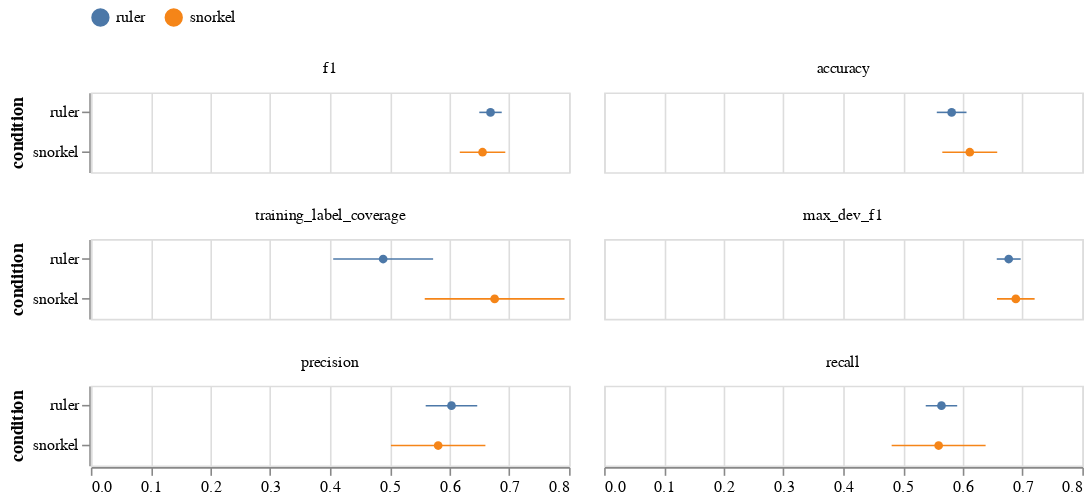

The notebook cell saved with this chart:
### Code cell
W = 300
H = 50
error_bars = alt.Chart(dt_bm_small).mark_errorbar(extent='stderr').encode(
  x=alt.X('value:Q'),
  y=alt.Y('condition:N'),
  color=alt.Color('condition:N', sort=['ruler'])
).properties(width=W,height=H)

points = alt.Chart(dt_bm_small).mark_point(filled=True).encode(
  x=alt.X('value:Q', title=None, aggregate='mean', axis=alt.Axis(tickCount=10)),
  y=alt.Y('condition:N'),
  text=alt.Text('value:Q'),
  color=alt.Color('condition:N', sort=['ruler'], legend=alt.Legend(title=None, orient='top'))
).properties(width=W,height=H)

(error_bars + points).facet(
    facet= alt.Facet('metric:N', sort=['f1', 'accuracy', 'training_label_coverage', 'max_dev_f1'], title=None),
    columns=2
)

### Figure 1 — Vega-Lite specification as saved in the notebook (floating-point values rounded to 4 significant figures)
{"config": {"view": {"continuousWidth": 400, "continuousHeight": 300}}, "data": {"name": "data-277cd1406d98bcba4045d756263dfc50"}, "facet": {"type": "nominal", "field": "metric", "sort": ["f1", "accuracy", "training_label_coverage", "max_dev_f1"], "title": null}, "spec": {"layer": [{"mark": {"type": "errorbar", "extent": "stderr"}, "encoding": {"color": {"type": "nominal", "field": "condition", "sort": ["ruler"]}, "x": {"type": "quantitative", "field": "value"}, "y": {"type": "nominal", "field": "condition"}}, "height": 50, "width": 300}, {"mark": {"type": "point", "filled": true}, "encoding": {"color": {"type": "nominal", "field": "condition", "legend": {"orient": "top", "title": null}, "sort": ["ruler"]}, "text": {"type": "quantitative", "field": "value"}, "x": {"type": "quantitative", "aggregate": "mean", "axis": {"tickCount": 10}, "field": "value", "title": null}, "y": {"type": "nominal", "field": "condition"}}, "height": 50, "width": 300}]}, "columns": 2, "$schema": "https://vega.github.io/schema/vega-lite/v4.8.1.json", "datasets": {"data-277cd1406d98bcba4045d756263dfc50": [{"participant": "p4", "condition": "snorkel", "task": "sentiment", "dataset": "amazon", "metric": "accuracy", "value": 0.4838}, {"participant": "p4", "condition": "ruler", "task": "spam", "dataset": "youtube", "metric": "accuracy", "value": 0.5787}, {"participant": "p8", "condition": "ruler", "task": "sentiment", "dataset": "amazon", "metric": "accuracy", "value": 0.4825}, {"participant": "p8", "condition": "snorkel", "task": "spam", "dataset": "youtube", "metric": "accuracy", "value": 0.7893}, {"participant": "p2", "condition": "ruler", "task": "sentiment", "dataset": "amazon", "metric": "accuracy", "value": 0.5062}, {"participant": "p2", "condition": "snorkel", "task": "spam", "dataset": "youtube", "metric": "accuracy", "value": 0.6798}, {"participant": "p1", "condition": "ruler", "task": "sentiment", "dataset": "amazon", "metric": "accuracy", "value": 0.5887}, {"participant": "p1", "condition": "snorkel", "task": "spam", "dataset": "youtube", "metric": "accuracy", "value": 0.5281}, {"participant": "p3", "condition": "snorkel", "task": "sentiment", "dataset": "amazon", "metric": "accuracy", "value": 0.51}, {"participant": "p3", "condition": "ruler", "task": "spam", "dataset": "youtube", "metric": "accuracy", "value": 0.6124}, {"participant": "p7", "condition": "snorkel", "task": "sentiment", "dataset": "amazon", "metric": "accuracy", "value": 0.5}, {"participant": "p7", "condition": "ruler", "task": "spam", "dataset": "youtube", "metric": "accuracy", "value": 0.7107}, {"participant": "p0", "condition": "ruler", "task": "sentiment", "dataset": "amazon", "metric": "accuracy", "value": 0.4913}, {"participant": "p0", "condition": "snorkel", "task": "spam", "dataset": "youtube", "metric": "accuracy", "value": 0.5393}, {"participant": "p9", "condition": "snorkel", "task": "sentiment", "dataset": "amazon", "metric": "accuracy", "value": 0.515}, {"participant": "p9", "condition": "ruler", "task": "spam", "dataset": "youtube", "metric": "accuracy", "value": 0.6798}, {"participant": "p6", "condition": "ruler", "task": "sentiment", "dataset": "amazon", "metric": "accuracy", "value": 0.63}, {"participant": "p6", "condition": "snorkel", "task": "spam", "dataset": "youtube", "metric": "accuracy", "value": 0.9129}, {"participant": "p5", "condition": "snorkel", "task": "sentiment", "dataset": "amazon", "metric": "accuracy", "value": 0.6587}, {"participant": "p5", "condition": "ruler", "task": "spam", "dataset": "youtube", "metric": "accuracy", "value": 0.5337}, {"participant": "p4", "condition": "snorkel", "task": "sentiment", "dataset": "amazon", "metric": "f1", "value": 0.562}, {"participant": "p4", "condition": "ruler", "task": "spam", "dataset": "youtube", "metric": "f1", "value": 0.7137}, {"participant": "p8", "condition": "ruler", "task": "sentiment", "dataset": "amazon", "metric": "f1", "value": 0.623}, {"participant": "p8", "condition": "snorkel", "task": "spam", "dataset": "youtube", "metric": "f1", "value": 0.7649}, {"participant": "p2", "condition": "ruler", "task": "sentiment", "dataset": "amazon", "metric": "f1", "value": 0.6556}, {"participant": "p2", "condition": "snorkel", "task": "spam", "dataset": "youtube", "metric": "f1", "value": 0.6042}, {"participant": "p1", "condition": "ruler", "task": "sentiment", "dataset": "amazon", "metric": "f1", "value": 0.6365}, {"participant": "p1", "condition": "snorkel", "task": "spam", "dataset": "youtube", "metric": "f1", "value": 0.5962}, {"participant": "p3", "condition": "snorkel", "task": "sentiment", "dataset": "amazon", "metric": "f1", "value": 0.5654}, {"participant": "p3", "condition": "ruler", "task": "spam", "dataset": "youtube", "metric": "f1", "value": 0.7262}, {"participant": "p7", "condition": "snorkel", "task": "sentiment", "dataset": "amazon", "metric": "f1", "value": 0.5}, {"participant": "p7", "condition": "ruler", "task": "spam", "dataset": "youtube", "metric": "f1", "value": 0.7366}, {"participant": "p0", "condition": "ruler", "task": "sentiment", "dataset": "amazon", "metric": "f1", "value": 0.6476}, {"participant": "p0", "condition": "snorkel", "task": "spam", "dataset": "youtube", "metric": "f1", "value": 0.6996}, {"participant": "p9", "condition": "snorkel", "task": "sentiment", "dataset": "amazon", "metric": "f1", "value": 0.6492}, {"participant": "p9", "condition": "ruler", "task": "spam", "dataset": "youtube", "metric": "f1", "value": 0.7077}, {"participant": "p6", "condition": "ruler", "task": "sentiment", "dataset": "amazon", "metric": "f1", "value": 0.5432}, {"participant": "p6", "condition": "snorkel", "task": "spam", "dataset": "youtube", "metric": "f1", "value": 0.9155}, {"participant": "p5", "condition": "snorkel", "task": "sentiment", "dataset": "amazon", "metric": "f1", "value": 0.6957}, {"participant": "p5", "condition": "ruler", "task": "spam", "dataset": "youtube", "metric": "f1", "value": 0.696}, {"participant": "p4", "condition": "snorkel", "task": "sentiment", "dataset": "amazon", "metric": "max_dev_f1", "value": 0.6534}, {"participant": "p4", "condition": "ruler", "task": "spam", "dataset": "youtube", "metric": "max_dev_f1", "value": 0.6326}, {"participant": "p8", "condition": "ruler", "task": "sentiment", "dataset": "amazon", "metric": "max_dev_f1", "value": 0.5882}, {"participant": "p8", "condition": "snorkel", "task": "spam", "dataset": "youtube", "metric": "max_dev_f1", "value": 0.6974}, {"participant": "p2", "condition": "ruler", "task": "sentiment", "dataset": "amazon", "metric": "max_dev_f1", "value": 0.6429}, {"participant": "p2", "condition": "snorkel", "task": "spam", "dataset": "youtube", "metric": "max_dev_f1", "value": 0.6919}, {"participant": "p1", "condition": "ruler", "task": "sentiment", "dataset": "amazon", "metric": "max_dev_f1", "value": 0.6449}, {"participant": "p1", "condition": "snorkel", "task": "spam", "dataset": "youtube", "metric": "max_dev_f1", "value": 0.6512}, {"participant": "p3", "condition": "snorkel", "task": "sentiment", "dataset": "amazon", "metric": "max_dev_f1", "value": 0.6395}, {"participant": "p3", "condition": "ruler", "task": "spam", "dataset": "youtube", "metric": "max_dev_f1", "value": 0.75}, {"participant": "p7", "condition": "snorkel", "task": "sentiment", "dataset": "amazon", "metric": "max_dev_f1", "value": 0.5657}, {"participant": "p7", "condition": "ruler", "task": "spam", "dataset": "youtube", "metric": "max_dev_f1", "value": 0.7512}, {"participant": "p0", "condition": "ruler", "task": "sentiment", "dataset": "amazon", "metric": "max_dev_f1", "value": 0.6148}, {"participant": "p0", "condition": "snorkel", "task": "spam", "dataset": "youtube", "metric": "max_dev_f1", "value": 0.6872}, {"participant": "p9", "condition": "snorkel", "task": "sentiment", "dataset": "amazon", "metric": "max_dev_f1", "value": 0.6483}, {"participant": "p9", "condition": "ruler", "task": "spam", "dataset": "youtube", "metric": "max_dev_f1", "value": 0.7699}, {"participant": "p6", "condition": "ruler", "task": "sentiment", "dataset": "amazon", "metric": "max_dev_f1", "value": 0.6727}, {"participant": "p6", "condition": "snorkel", "task": "spam", "dataset": "youtube", "metric": "max_dev_f1", "value": 0.9474}, {"participant": "p5", "condition": "snorkel", "task": "sentiment", "dataset": "amazon", "metric": "max_dev_f1", "value": 0.7054}, {"participant": "p5", "condition": "ruler", "task": "spam", "dataset": "youtube", "metric": "max_dev_f1", "value": 0.7013}, {"participant": "p4", "condition": "snorkel", "task": "sentiment", "dataset": "amazon", "metric": "precision", "value": 0.4923}, {"participant": "p4", "condition": "ruler", "task": "spam", "dataset": "youtube", "metric": "precision", "value": 0.6826}, {"participant": "p8", "condition": "ruler", "task": "sentiment", "dataset": "amazon", "metric": "precision", "value": 0.5018}, {"participant": "p8", "condition": "snorkel", "task": "spam", "dataset": "youtube", "metric": "precision", "value": 0.8215}, {"participant": "p2", "condition": "ruler", "task": "sentiment", "dataset": "amazon", "metric": "precision", "value": 0.6676}, {"participant": "p2", "condition": "snorkel", "task": "spam", "dataset": "youtube", "metric": "precision", "value": 0.7442}, {"participant": "p1", "condition": "ruler", "task": "sentiment", "dataset": "amazon", "metric": "precision", "value": 0.6081}, {"participant": "p1", "condition": "snorkel", "task": "spam", "dataset": "youtube", "metric": "precision", "value": 0.5177}, {"participant": "p3", "condition": "snorkel", "task": "sentiment", "dataset": "amazon", "metric": "precision", "value": 0.5197}, {"participant": "p3", "condition": "ruler", "task": "spam", "dataset": "youtube", "metric": "precision", "value": 0.6957}, {"participant": "p7", "condition": "snorkel", "task": "sentiment", "dataset": "amazon", "metric": "precision", "value": 0.0}, {"participant": "p7", "condition": "ruler", "task": "spam", "dataset": "youtube", "metric": "precision", "value": 0.7083}, {"participant": "p0", "condition": "ruler", "task": "sentiment", "dataset": "amazon", "metric": "precision", "value": 0.5987}, {"participant": "p0", "condition": "snorkel", "task": "spam", "dataset": "youtube", "metric": "precision", "value": 0.5189}, {"participant": "p9", "condition": "snorkel", "task": "sentiment", "dataset": "amazon", "metric": "precision", "value": 0.6011}, {"participant": "p9", "condition": "ruler", "task": "spam", "dataset": "youtube", "metric": "precision", "value": 0.6767}, {"participant": "p6", "condition": "ruler", "task": "sentiment", "dataset": "amazon", "metric": "precision", "value": 0.6369}, {"participant": "p6", "condition": "snorkel", "task": "spam", "dataset": "youtube", "metric": "precision", "value": 0.9116}, {"participant": "p5", "condition": "snorkel", "task": "sentiment", "dataset": "amazon", "metric": "precision", "value": 0.6834}, {"participant": "p5", "condition": "ruler", "task": "spam", "dataset": "youtube", "metric": "precision", "value": 0.2563}, {"participant": "p4", "condition": "snorkel", "task": "sentiment", "dataset": "amazon", "metric": "recall", "value": 0.4838}, {"participant": "p4", "condition": "ruler", "task": "spam", "dataset": "youtube", "metric": "recall", "value": 0.5256}, {"participant": "p8", "condition": "ruler", "task": "sentiment", "dataset": "amazon", "metric": "recall", "value": 0.4825}, {"participant": "p8", "condition": "snorkel", "task": "spam", "dataset": "youtube", "metric": "recall", "value": 0.81}, {"participant": "p2", "condition": "ruler", "task": "sentiment", "dataset": "amazon", "metric": "recall", "value": 0.5063}, {"participant": "p2", "condition": "snorkel", "task": "spam", "dataset": "youtube", "metric": "recall", "value": 0.7102}, {"participant": "p1", "condition": "ruler", "task": "sentiment", "dataset": "amazon", "metric": "recall", "value": 0.5887}, {"participant": "p1", "condition": "snorkel", "task": "spam", "dataset": "youtube", "metric": "recall", "value": 0.5123}, {"participant": "p3", "condition": "snorkel", "task": "sentiment", "dataset": "amazon", "metric": "recall", "value": 0.51}, {"participant": "p3", "condition": "ruler", "task": "spam", "dataset": "youtube", "metric": "recall", "value": 0.5666}, {"participant": "p7", "condition": "snorkel", "task": "sentiment", "dataset": "amazon", "metric": "recall", "value": 0.0}, {"participant": "p7", "condition": "ruler", "task": "spam", "dataset": "youtube", "metric": "recall", "value": 0.7054}, {"participant": "p0", "condition": "ruler", "task": "sentiment", "dataset": "amazon", "metric": "recall", "value": 0.4913}, {"participant": "p0", "condition": "snorkel", "task": "spam", "dataset": "youtube", "metric": "recall", "value": 0.4782}, {"participant": "p9", "condition": "snorkel", "task": "sentiment", "dataset": "amazon", "metric": "recall", "value": 0.515}, {"participant": "p9", "condition": "ruler", "task": "spam", "dataset": "youtube", "metric": "recall", "value": 0.6745}, {"participant": "p6", "condition": "ruler", "task": "sentiment", "dataset": "amazon", "metric": "recall", "value": 0.63}, {"participant": "p6", "condition": "snorkel", "task": "spam", "dataset": "youtube", "metric": "recall", "value": 0.918}, {"participant": "p5", "condition": "snorkel", "task": "sentiment", "dataset": "amazon", "metric": "recall", "value": 0.6587}, {"participant": "p5", "condition": "ruler", "task": "spam", "dataset": "youtube", "metric": "recall", "value": 0.4725}, {"participant": "p4", "condition": "snorkel", "task": "sentiment", "dataset": "amazon", "metric": "training_label_coverage", "value": 0.5837}, {"participant": "p4", "condition": "ruler", "task": "spam", "dataset": "youtube", "metric": "training_label_coverage", "value": 0.135}, {"participant": "p8", "condition": "ruler", "task": "sentiment", "dataset": "amazon", "metric": "training_label_coverage", "value": 0.1125}, {"participant": "p8", "condition": "snorkel", "task": "spam", "dataset": "youtube", "metric": "training_label_coverage", "value": 0.5437}, {"participant": "p2", "condition": "ruler", "task": "sentiment", "dataset": "amazon", "metric": "training_label_coverage", "value": 0.4025}, {"participant": "p2", "condition": "snorkel", "task": "spam", "dataset": "youtube", "metric": "training_label_coverage", "value": 1.0}, {"participant": "p1", "condition": "ruler", "task": "sentiment", "dataset": "amazon", "metric": "training_label_coverage", "value": 0.2975}, {"participant": "p1", "condition": "snorkel", "task": "spam", "dataset": "youtube", "metric": "training_label_coverage", "value": 1.0}, {"participant": "p3", "condition": "snorkel", "task": "sentiment", "dataset": "amazon", "metric": "training_label_coverage", "value": 1.0}, {"participant": "p3", "condition": "ruler", "task": "spam", "dataset": "youtube", "metric": "training_label_coverage", "value": 0.6238}, {"participant": "p7", "condition": "snorkel", "task": "sentiment", "dataset": "amazon", "metric": "training_label_coverage", "value": 0.0}, {"participant": "p7", "condition": "ruler", "task": "spam", "dataset": "youtube", "metric": "training_label_coverage", "value": 0.5787}, {"participant": "p0", "condition": "ruler", "task": "sentiment", "dataset": "amazon", "metric": "training_label_coverage", "value": 0.6325}, {"participant": "p0", "condition": "snorkel", "task": "spam", "dataset": "youtube", "metric": "training_label_coverage", "value": 0.2737}, {"participant": "p9", "condition": "snorkel", "task": "sentiment", "dataset": "amazon", "metric": "training_label_coverage", "value": 0.3887}, {"participant": "p9", "condition": "ruler", "task": "spam", "dataset": "youtube", "metric": "training_label_coverage", "value": 0.5775}, {"participant": "p6", "condition": "ruler", "task": "sentiment", "dataset": "amazon", "metric": "training_label_coverage", "value": 1.0}, {"participant": "p6", "condition": "snorkel", "task": "spam", "dataset": "youtube", "metric": "training_label_coverage", "value": 1.0}, {"participant": "p5", "condition": "snorkel", "task": "sentiment", "dataset": "amazon", "metric": "training_label_coverage", "value": 0.965}, {"participant": "p5", "condition": "ruler", "task": "spam", "dataset": "youtube", "metric": "training_label_coverage", "value": 0.53}]}}
